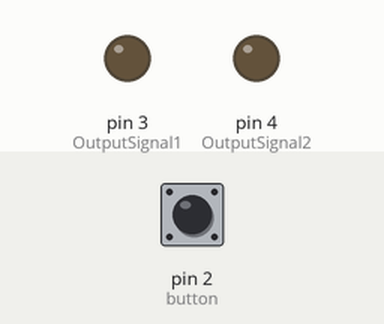
Recording of a sketch running on a simulated Arduino Uno, built with avr-gcc and run on an emulated ATmega328P. Shown: output pins drawn as LEDs (lit = HIGH). The test bench sets the inputs (shaded band); at power-on: pin 2 (button) LOW.

Above: at 1.2 s.
1.3 s: pin 2 (button) pulled HIGH for 3.2 s
At 5.4 s:
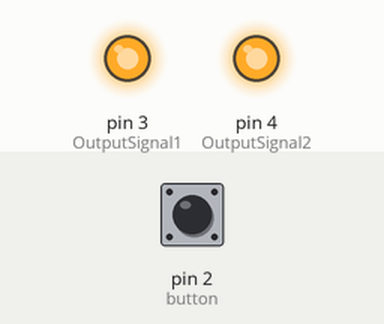
6.0 s: pin 2 (button) pulled HIGH for 0.15 s
At 7.3 s:
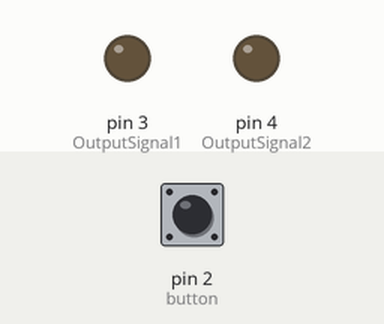
Timing chart, 0 to 9.0 s (numbered marks = the images above; inputs shaded):
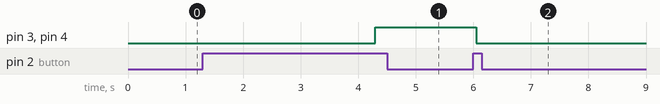

The sketch:

_5sDelayButton.ino
```cpp
int button = 2;  // Button pin set to 2
int OutputSignal1 = 3; // External Control Pin (current using LED)
int OutputSignal2 = 4;
int Reset = 11;  // External Reset (highest level)
int CurrentState = 12;   // To indicate current state of this model, High: Working; LOW: Idel

unsigned long startTime; // starttime when button pressed
unsigned long duration;  // duration for button pressed
unsigned long debounceDelay = 50;    //Debounce thereshoul

void setup()
{
  Serial.begin(9600);  //
  pinMode(button, INPUT); //
  pinMode(Reset, INPUT); //
  pinMode(OutputSignal1, OUTPUT); //
  pinMode(OutputSignal2, OUTPUT);
}


void Delay_button(int a){                                     // Parameter a indicates how long the button will be delayed
  if (digitalRead(button) == HIGH){
    startTime = millis();
    while (digitalRead(button) == HIGH){
      duration = millis() - startTime;
      if (duration >= a){
        digitalWrite(OutputSignal1,HIGH);                       // If button is pressed over 5s, the external control output turn to HIGH
        digitalWrite(OutputSignal2,HIGH);
        //delay(10000);
        //digitalWrite(OutputSignal,LOW);
      }
      else if (duration < a && duration >= debounceDelay){
        digitalWrite(OutputSignal2,LOW);
        digitalWrite(OutputSignal1, LOW);                        // If button is pressed less than 5s, the external control output turn to LOW
      }
    }
  }
}

void loop()
{
      Delay_button(3000);
}
```

Measured:
- after the input at 1.3 s, pin 3 (OutputSignal1), pin 4 (OutputSignal2): LOW → HIGH after 3.0 s
- after the input at 6.0 s, pin 3 (OutputSignal1), pin 4 (OutputSignal2): HIGH → LOW after 0.05 s
